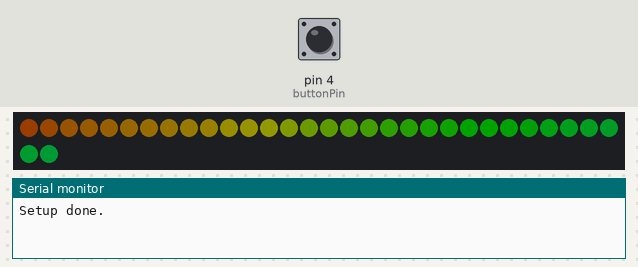
Bench run of a sketch on a simulated Arduino Uno, built with avr-gcc and run on an emulated ATmega328P. Shown: 32 RGB LEDs in strip order, left to right, continuing on the next row, the last lines printed to the serial monitor. The inputs (shaded band) are chosen by the test bench; at power-on: pin 4 (buttonPin) HIGH. Dim RGB values are drawn brighter than linear.

Above: at 2.7 s.
2.8 s: pin 4 (buttonPin) pulled LOW for 0.15 s
At 3.15 s:
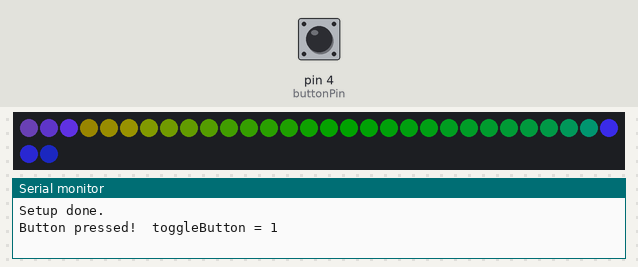
3.5 s: pin 4 (buttonPin) pulled LOW for 1 s
At 3.75 s:
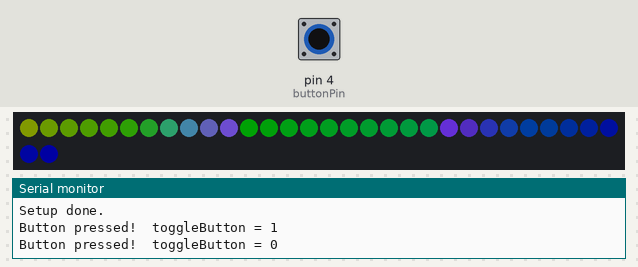
5.1 s: pin 4 (buttonPin) pulled LOW for 0.15 s
At 5.26 s:
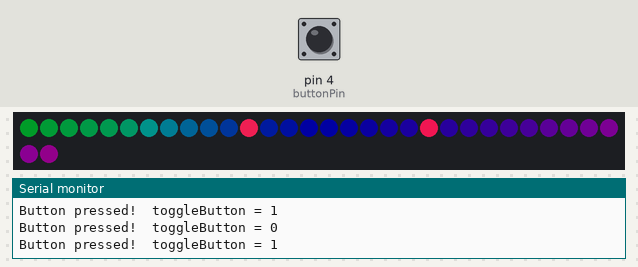
5.8 s: pin 4 (buttonPin) pulled LOW for 3.2 s
At 6.16 s:
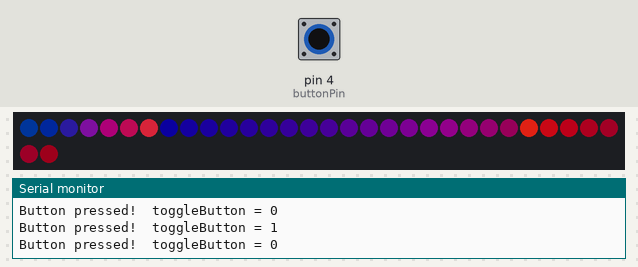
9.6 s: pin 4 (buttonPin) pulled LOW for 0.15 s
At 9.77 s:
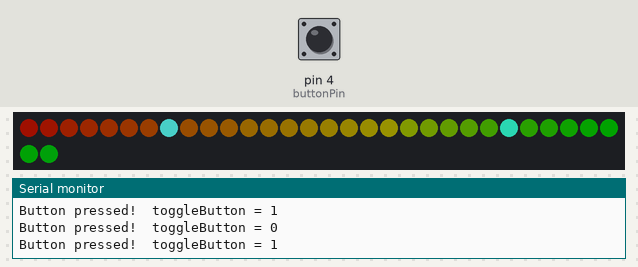
10.3 s: pin 4 (buttonPin) pulled LOW for 1 s
At 11.58 s:
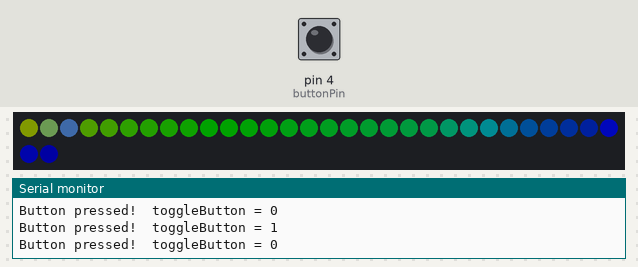
Timing chart, 0 to 13.3 s (numbered marks = the images above; inputs shaded):
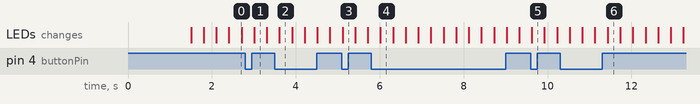

The sketch:

base_with_overlay.ino
```cpp
//***************************************************************
// Example of combining an "overlay" pattern with a "base" pattern.
//
// The overlay is toggled On/Off with a push button, but this could
// be modified to triggered by anything else as needed.
//
// Line 88 can be uncommented if you only want the overlay pattern
// to run a single time affter it has been triggered.
//
// Marc Miller, Feb 2018
//   Updated Jan 2020 - for JC_button library updates
//   Updated March 2023 - use gHue instead of white and tweak fading
//***************************************************************


#include "FastLED.h"
#define DATA_PIN    11
#define CLK_PIN     13
#define LED_TYPE    LPD8806
#define COLOR_ORDER GRB
#define NUM_LEDS    32
#define BRIGHTNESS  255

CRGB base[NUM_LEDS];      //base pattern that's always running
CRGB overlay[NUM_LEDS];   //this is added to base
CRGB leds[NUM_LEDS];      //what is sent to pixels and displayed

bool toggleButton = 0;    //toggled On/Off with each button press

uint8_t gHue;             //slowly rotating hue color

//---------------------------------------------------------------
// This example uses JChristensen's Button Library from:
//   https://github.com/JChristensen/JC_Button
#include "JC_Button.h"       //include button library
const uint8_t buttonPin = 4;  //set digital pin connected to momentary push button
Button myButton(buttonPin, 100, true, true);  //declare the button  (pin, dbTime, puEnable, invert)


//---------------------------------------------------------------
void setup() {
  Serial.begin(115200);  // Allows serial monitor output (check baud rate)
  delay(1500); // startup delay
  //FastLED.addLeds<LED_TYPE,DATA_PIN,COLOR_ORDER>(leds, NUM_LEDS).setCorrection(TypicalLEDStrip);
  FastLED.addLeds<LED_TYPE,DATA_PIN,CLK_PIN,COLOR_ORDER>(leds, NUM_LEDS).setCorrection(TypicalLEDStrip);
  FastLED.setBrightness(BRIGHTNESS);
  FastLED.clear();

  myButton.begin();  // initialize the button object
  Serial.println("Setup done.\n");
}


//---------------------------------------------------------------
void loop()
{
  triggerCheck();     //check the overlay trigger (a push button in this example)

  EVERY_N_MILLISECONDS(30) { gHue++; }  //slowly cycle through the rainbow

  basePattern();      //update the base display
  overlayPattern();   //update the overlay display (as needed)
  combinePatterns();  //combine the base and overlay before displaying

  FastLED.show();     //show the pixels

}//end_main_loop


//---------------------------------------------------------------
void basePattern() {  //NOTE: we are drawing to the "base" CRGB here
  fill_rainbow( base, NUM_LEDS, gHue, 255/NUM_LEDS/2);
  fadeToBlackBy( base, NUM_LEDS, 220);  //dim the rainbow down
}//end_basePattern


//---------------------------------------------------------------
void overlayPattern() {  //NOTE: we are drawing to the "overlay" CRGB here
  if (toggleButton) {  //if True then overlay is currently "On"
    EVERY_N_MILLISECONDS(60) {
      static uint8_t pos = 0;
      overlay[pos] = overlay[NUM_LEDS-1-pos] = CHSV(gHue+128,180,255);
      pos++;
      if (pos == NUM_LEDS/2) {  //check against desired range
        pos = 0;  //reset for next round
          // Uncomment this next line to have the overlay pattern only run a
          // single time. Otherwise the button toggles the overlay addition on/off.
        //toggleButton = !toggleButton;
      }
    }

    EVERY_N_MILLISECONDS(15) {
      fadeToBlackBy( overlay, NUM_LEDS, 30);  //creates fading tail effect
    }

  } else {  //overlay is currently "Off"
    EVERY_N_MILLISECONDS(15) {
      fadeToBlackBy( overlay, NUM_LEDS, 4);  //fadeout overlay pattern to zero
    }
  }

}//end_overlayPattern


//---------------------------------------------------------------
void combinePatterns() {
  for (uint8_t i=0; i<NUM_LEDS; i++) {
    leds[i] = base[i];      //copy base to leds
    leds[i] += overlay[i];  //add overlay to leds
  }
}//end_combinePatterns


//
// Instead of using += and adding the overlay above, the individual
// r,g,b channels could also be combined in this fashion to preserve
// brightness levels.
//
// New = 255 - scale8( 255 - base, 255 - overlay);
//
//
// FastLED's blend could also be used, but the ratio would need to
// be animated in some fashion.
// leds[i] = blend( base[i], overlay[i], ratio );  // [ratio is 0-255]
//


//---------------------------------------------------------------
void triggerCheck() {
  myButton.read();  //read the button
  if(myButton.wasPressed()) {
    toggleButton = !toggleButton;  //inverts current state
    Serial.print("Button pressed!  toggleButton = ");
    Serial.println(toggleButton);
  }
}//end_triggerCheck


//---------------------------------------------------------------
```

Measured:
- after the input at 2.8 s, the LEDs: change after 0.21 s (image 1)
- after the input at 3.5 s, the LEDs: change after 0.11 s (image 2)
- after the input at 5.1 s, the LEDs: change at once (image 3)
- after the input at 9.6 s, the LEDs: change at once (image 5)
- after the input at 10.3 s, the LEDs: first change after 0.23 s (image 6 shows a later state)
